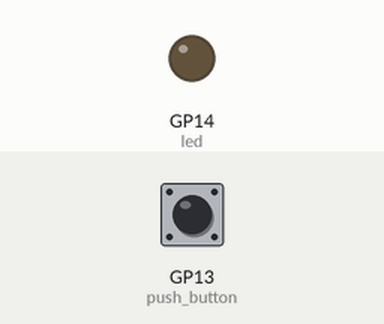
Simulated run of this program. Board: Raspberry Pi Pico running MicroPython. Parts: output pins drawn as LEDs (lit = HIGH). The inputs (shaded band) are chosen by the test bench; at power-on: GP13 (push_button) LOW.

Above: at 1.2 s.
1.3 s: GP13 (push_button) pulled HIGH for 0.15 s
At 1.37 s:
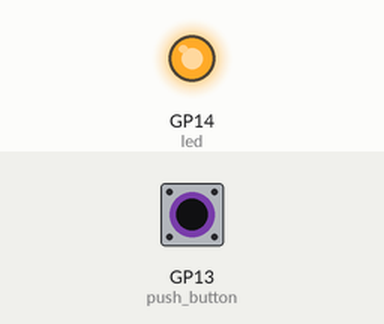
2.9 s: GP13 (push_button) pulled HIGH for 3.2 s
At 6.4 s:
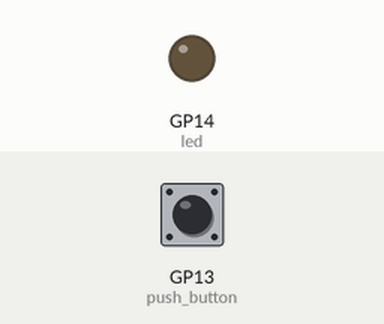
Timing chart, 0 to 7.9 s (numbered marks = the images above; inputs shaded):
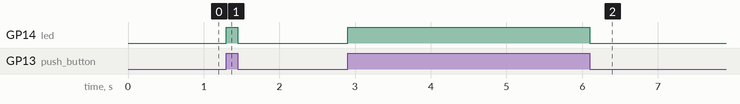

The program:

project1.py
```python
from machine import Pin
from time import sleep


led = Pin(14, Pin.OUT)    # 22 number in is Output
push_button = Pin(13, Pin.IN)  # 23 number pin is input

while True:

  logic_state = push_button.value()
  if logic_state == True:     # if pressed the push_button
      led.value(1)             # led will turn ON
  else:                       # if push_button not pressed
      led.value(0)             # led will turn OFF
```

Measured:
- after the input at 1.3 s, GP14 (led): LOW → HIGH at once, → LOW 0.15 s later
- after the input at 2.9 s, GP14 (led): LOW → HIGH at once, → LOW 3.2 s later
